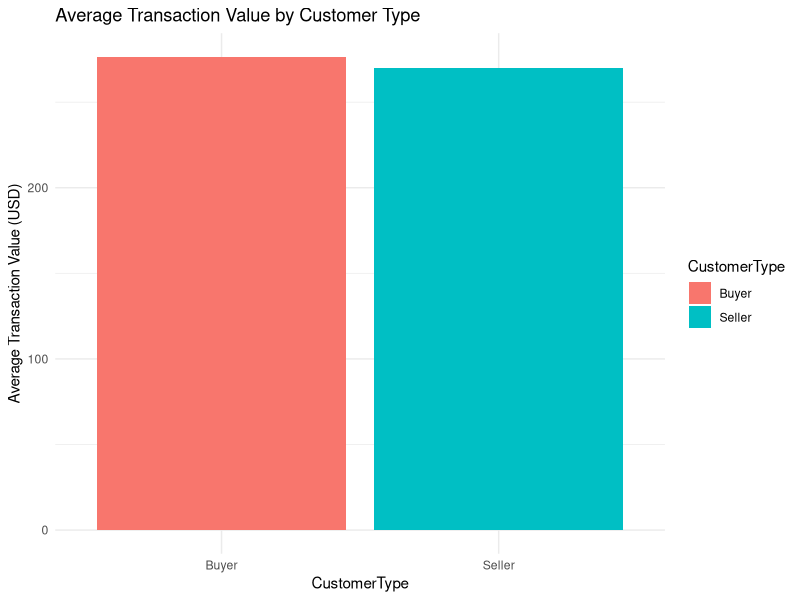
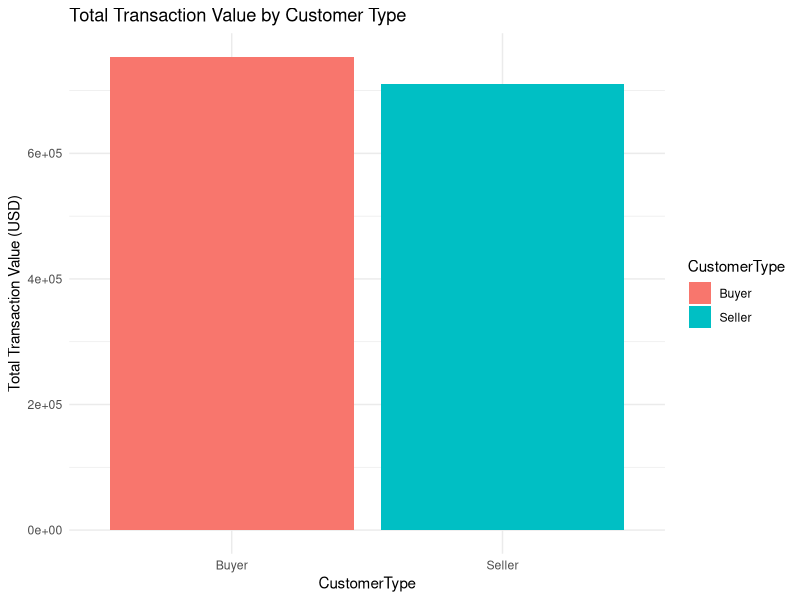
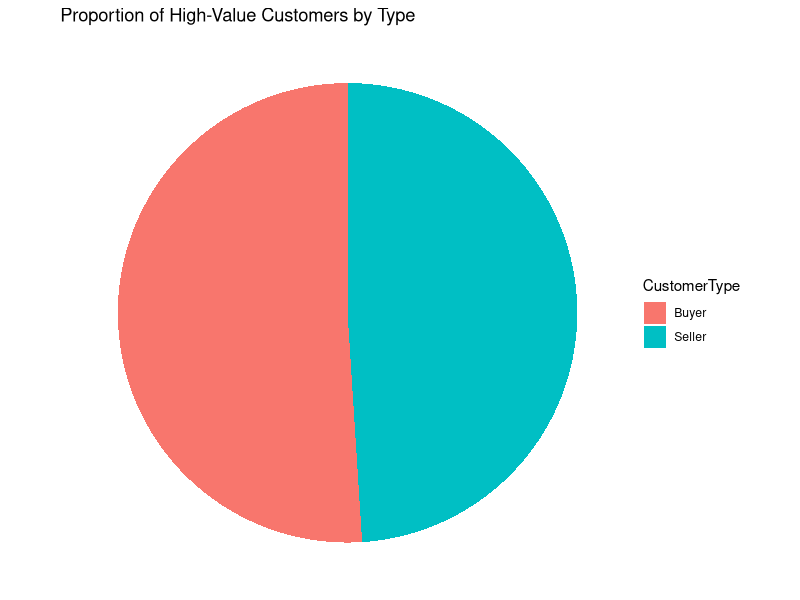
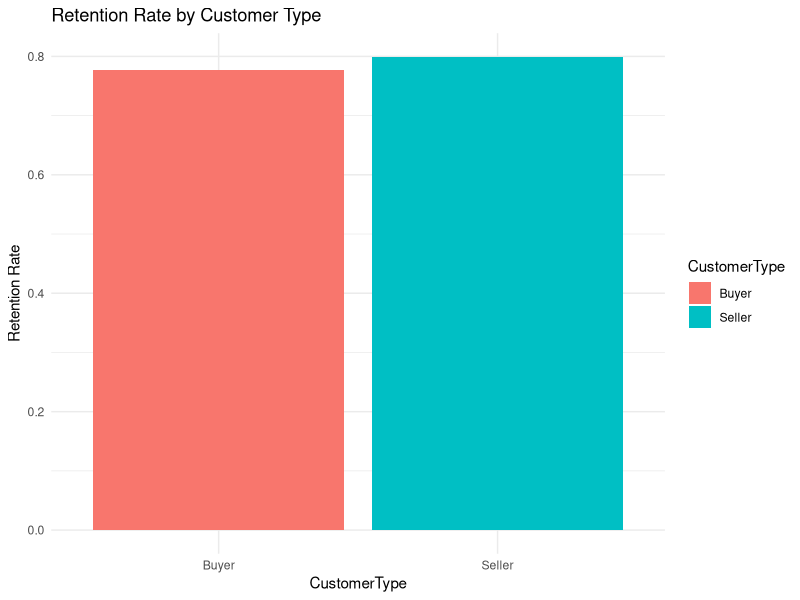

Reproduce these figures in R, in order.
## ---- chunk 1
# Set up the environment
knitr::opts_chunk$set(echo = TRUE, warning = FALSE, message = FALSE)
library(dplyr)
library(ggplot2)
library(tidyr)

## ---- chunk 2
# Set seed for reproducibility
set.seed(123)

# Number of participants
n_customers <- 500

# Generate synthetic dataset
customer_data <- data.frame(
  CustomerID = 1:n_customers,
  CustomerType = sample(c("Buyer", "Seller"), n_customers, replace = TRUE), # Buyer or Seller
  TransactionType = sample(c("Purchase", "Sale"), n_customers, replace = TRUE), # Purchase or Sale
  TransactionCount = sample(1:20, n_customers, replace = TRUE), # Number of transactions
  AvgTransactionValue = round(runif(n_customers, 50, 500), 2), # Transaction value in USD
  SatisfactionScore = sample(1:5, n_customers, replace = TRUE) # Satisfaction on a scale of 1 to 5
)

# Add calculated fields
customer_data <- customer_data %>%
  mutate(
    TotalTransactionValue = TransactionCount * AvgTransactionValue, # Total transaction value
    HighValueCustomer = ifelse(TotalTransactionValue > 3000, "Yes", "No"), # High-value threshold
    Retained = sample(c("Yes", "No"), n_customers, replace = TRUE, prob = c(0.8, 0.2)), # Retention flag
    PrimaryRole = ifelse(CustomerType == "Buyer", "Procurement", "Supply") # Primary activity
  )

# View the first few rows of the dataset
head(customer_data)
## ---- chunk 3
# Summarize transaction metrics by Customer Type
transaction_summary <- customer_data %>%
  group_by(CustomerType) %>%
  summarise(
    AvgTransactionCount = mean(TransactionCount),
    AvgTransactionValue = mean(AvgTransactionValue),
    TotalTransactionValue = sum(TotalTransactionValue),
    AvgSatisfactionScore = mean(SatisfactionScore)
  )

transaction_summary
## ---- chunk 4
# Bar plot for Average Transaction Value by Customer Type
ggplot(transaction_summary, aes(x = CustomerType, y = AvgTransactionValue, fill = CustomerType)) +
  geom_bar(stat = "identity", position = "dodge") +
  labs(title = "Average Transaction Value by Customer Type", y = "Average Transaction Value (USD)") +
  theme_minimal()

# Bar plot for Total Transaction Value by Customer Type
ggplot(transaction_summary, aes(x = CustomerType, y = TotalTransactionValue, fill = CustomerType)) +
  geom_bar(stat = "identity", position = "dodge") +
  labs(title = "Total Transaction Value by Customer Type", y = "Total Transaction Value (USD)") +
  theme_minimal()
## ---- chunk 5
# High-value customers based on Total Transaction Value
high_value_customers <- customer_data %>%
  filter(HighValueCustomer == "Yes")

# Summary of High-Value Customers
high_value_summary <- high_value_customers %>%
  group_by(CustomerType) %>%
  summarise(
    AvgTotalTransactionValue = mean(TotalTransactionValue),
    AvgSatisfactionScore = mean(SatisfactionScore)
  )

high_value_summary
## ---- chunk 6
# Pie chart for proportion of High-Value Buyers vs. Sellers
high_value_count <- customer_data %>%
  group_by(CustomerType, HighValueCustomer) %>%
  tally() %>%
  filter(HighValueCustomer == "Yes")

ggplot(high_value_count, aes(x = "", y = n, fill = CustomerType)) +
  geom_bar(stat = "identity", width = 1) +
  coord_polar(theta = "y") +
  labs(title = "Proportion of High-Value Customers by Type") +
  theme_void()
## ---- chunk 7
# Retention analysis by Customer Type
retention_summary <- customer_data %>%
  group_by(CustomerType, Retained) %>%
  tally() %>%
  pivot_wider(names_from = Retained, values_from = n, values_fill = list(n = 0))

# Calculate retention rates
retention_summary <- retention_summary %>%
  mutate(
    RetentionRate = `Yes` / (`Yes` + `No`)
  )

retention_summary

## ---- chunk 8
# Bar plot for Retention Rates by Customer Type
ggplot(retention_summary, aes(x = CustomerType, y = RetentionRate, fill = CustomerType)) +
  geom_bar(stat = "identity") +
  labs(title = "Retention Rate by Customer Type", y = "Retention Rate") +
  theme_minimal()
